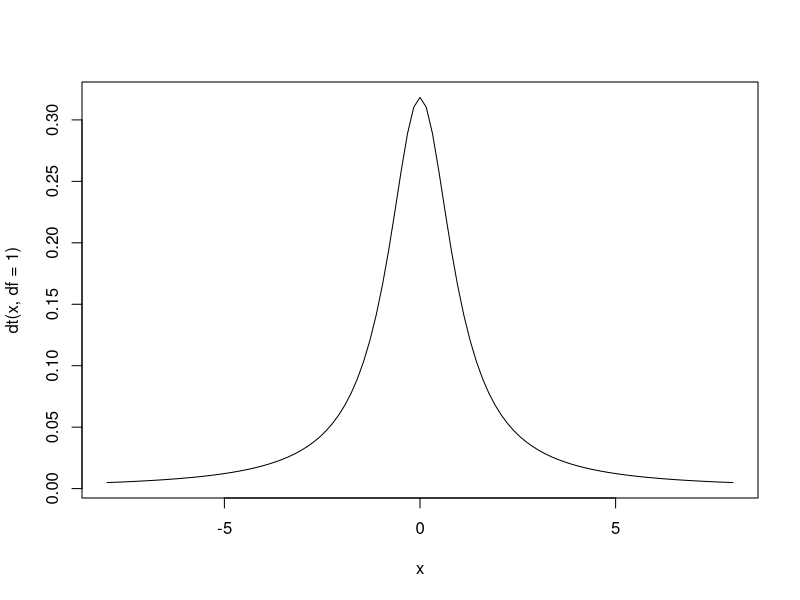
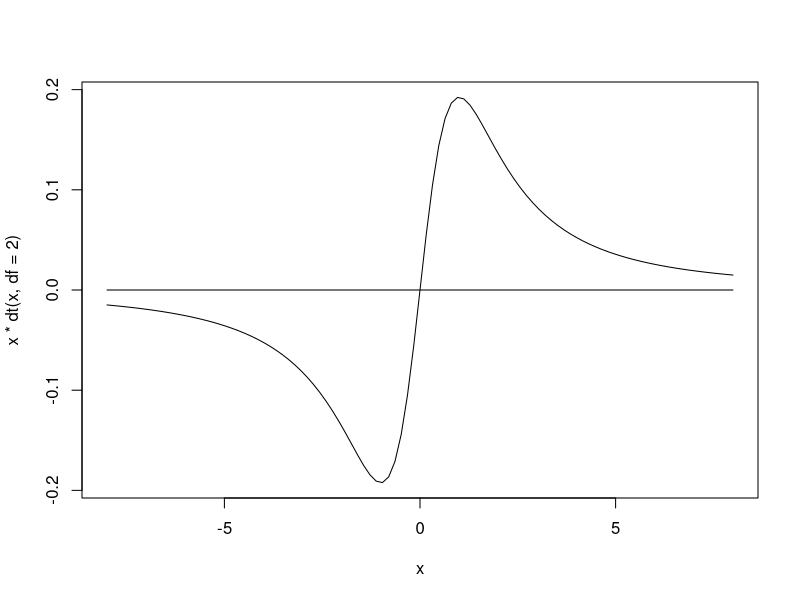

Reproduce these figures in R, in order.
## ---- chunk 1
pass <- function(x) {
   x * pnorm(x) + dnorm(x)
}
passed <- function(x) {
   x * pnorm(x) + dnorm(x) - x
}
share <- function(x) {
   pass(x) / (pass(x) + passed(x))
}
ratio <- function(x) {
   pass(x) / passed(x)
}
ratio(1.3)
pnorm(1.3) / (1 - pnorm(1.3))
share(.5)
pnorm(.5)

ratio_sum <- function(x, density) {
   range <- 100
   percentile <- 0
   for (speed in seq(-range, x, 0.1)) {
      percentile <- percentile + density(speed) * 0.1
   }
   pass <- 0 # people you pass
   for (speed in seq(-range, x, 0.1)) {
      pass <- pass + density(speed) * (x - speed) * 0.1
   }
   passed <- 0 # people you're passed by
   for (speed in seq(x, range, 0.1)) {
      passed <- passed + density(speed) * (speed - x) * 0.1
   }
   # return (pass/passed) and (slower/faster)
   return(c(pass / passed, (percentile / (1 - percentile))))
}
ratio_sum(5, dnorm)
ratio_sum(5, function(x) {
   dt(x, df = 1)
})
ratio_sum(5, function(x) {
   dt(x, df = 2)
})

curve(dt(x, df = 1), -8, 8)
curve(x * dt(x, df = 2), from = -8, to = 8)
curve(x^0 - 1, -8, 8, add = TRUE)
# density= function(x){dt(x,df=1)}
# plot(density,xlim=c(-10,10))
